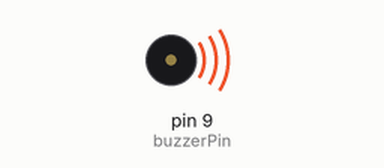
Recording of a sketch running on a simulated Arduino Uno, built with avr-gcc and run on an emulated ATmega328P. Parts: buzzer (waves = sounding).

Above: at 0.5 s.
At 8.3 s:
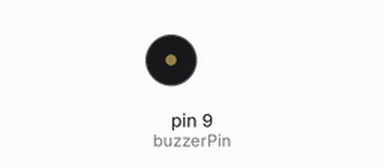
Timing chart, 0 to 13.5 s (numbered marks = the images above):
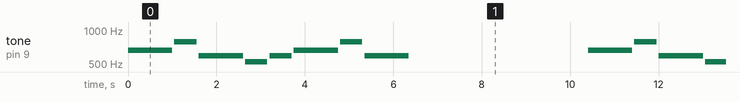

The sketch:

buzzer.ino
```cpp
// Definir las frecuencias de las notas
#define SS  -1//silencio
#define DO  523.25//C
#define RE  590.37//D
#define MI  659.26//e
#define FA  698.46//f
#define SOL 790//G
#define LA  835//A
#define SI  990//B
#define DO2 1052//D2

// Definir la duración de las notas
int semi=125;//s
int corche=250;//c
int negra = 500; //n
int blanca = 1000; //b
int redonda = 2000; //r

// Pin del buzzer
int buzzerPin = 9;

void setup() {
  pinMode(buzzerPin, OUTPUT);
}

void loop() {

   tocarNota(MI, blanca);
  tocarNota(SOL, negra);
  tocarNota(RE, blanca);
  tocarNota(DO, negra);
  tocarNota(RE, negra);
  tocarNota(MI, blanca);
  tocarNota(SOL, negra);
  tocarNota(RE, blanca);

  delay(4000);


}

// Función para tocar una nota
void tocarNota(int frecuencia, int duracion) {
  if(frecuencia!=-1)
    tone(buzzerPin, frecuencia); // Activa el tono
  delay(duracion);             // Espera la duración de la nota
  if(frecuencia!=-1)
    noTone(buzzerPin);           // Detiene el tono

  delay(50);                   // Pequeña pausa entre notas
}
```

Measured:
- by itself, tone on pin 9 (buzzerPin): repeats every 10.4 s: silent 0.05 s, 790 Hz 0.50 s, silent 0.05 s, 590 Hz 1.0 s, silent 0.05 s, 523 Hz 0.50 s, silent 0.05 s, 590 Hz 0.50 s, silent 0.05 s, 659 Hz 1.0 s, silent 0.05 s, 790 Hz 0.50 s, silent 0.05 s, 590 Hz 1.0 s, silent 4.1 s, 659 Hz 1.0 s
